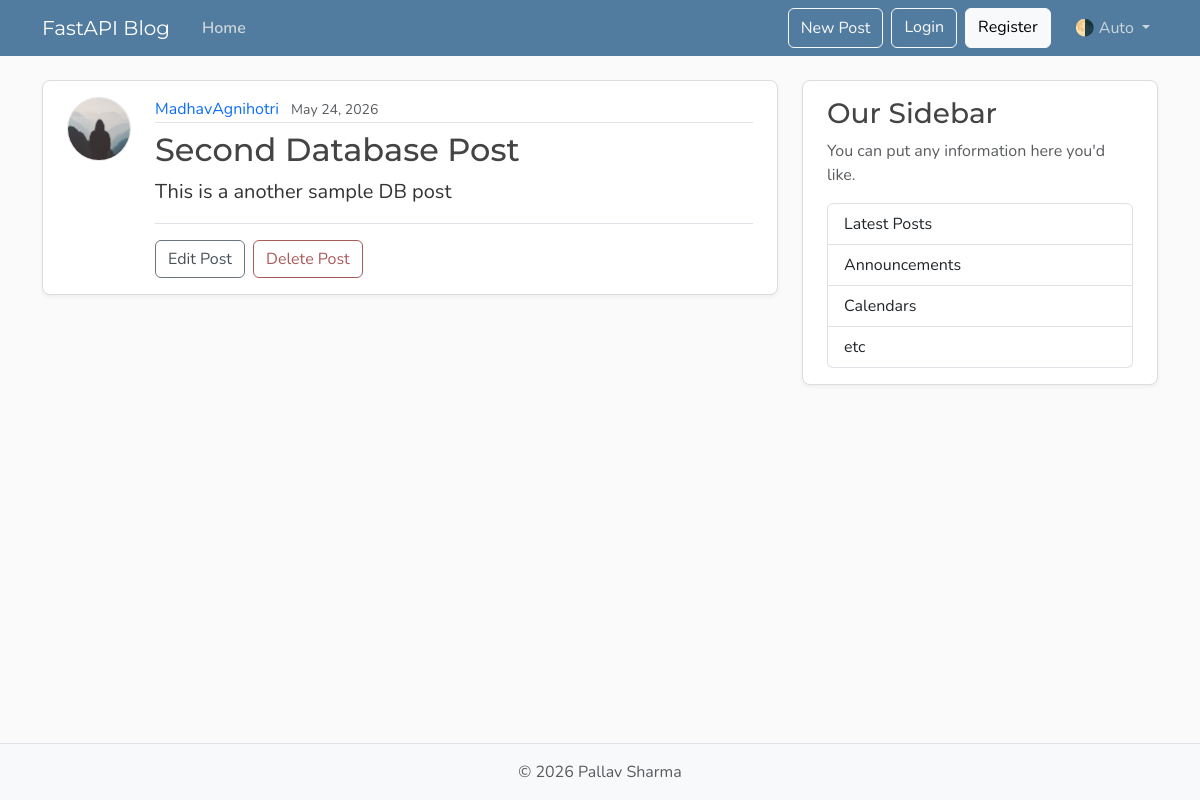
The app's page /posts/2, older data.
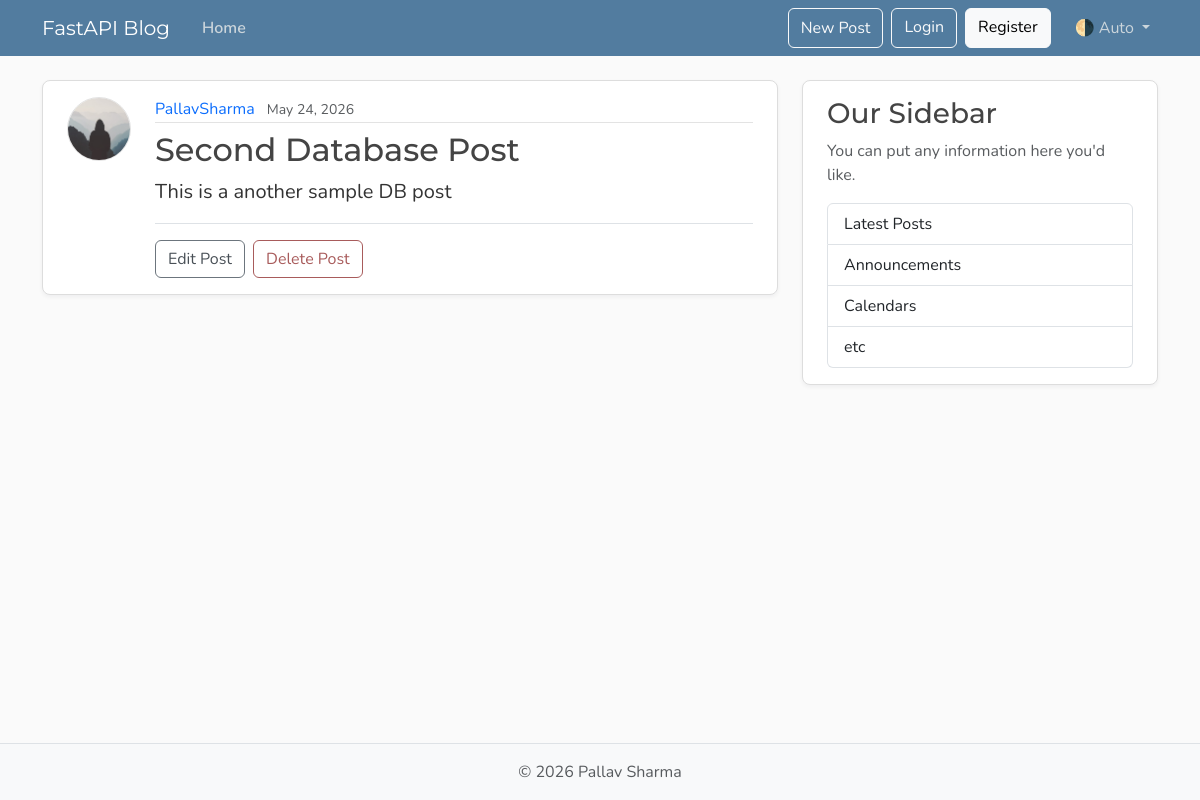
The same page, newer data.
### models.py (models this page shows, shortened)
class User(Base):
    __tablename__ = "users"
    id: Mapped[int] = mapped_column(Integer, primary_key=True, index=True)
    username: Mapped[str] = mapped_column(String(50), unique=True, nullable=False)
    email: Mapped[str] = mapped_column(String(120), unique=True, nullable=False)
    image_file: Mapped[str | None] = mapped_column(
        String(200),
        nullable=True,
        default=None,
    )
    posts: Mapped[list[Post]] = relationship(    #sqlalchemy docs
        back_populates="author",
        cascade="all, delete-orphan")

### main.py (the view)
@app.get("/posts/{post_id}", include_in_schema=False)
async def post_page(
    request: Request, post_id: int, db: Annotated[AsyncSession, Depends(get_db)]
):
    result = await db.execute(
        select(models.Post)
        .options(selectinload(models.Post.author))
        .where(models.Post.id == post_id),
    )
    post = result.scalars().first()
    if post:
        title = post.title[:50]
        return templates.TemplateResponse(
            request,
            "post.html",
            {"post": post, "title": title},
        )
    raise HTTPException(status_code=status.HTTP_404_NOT_FOUND, detail="Post not found")

### templates/post.html (shortened to what this page needs)
{% extends "layout.html" %}
{% block content %}
  <article class="content-section py-3 px-4 mb-4">
    <div class="d-flex align-items-start gap-4">
      <img class="rounded-circle article-img flex-shrink-0"
           src="{{ url_for('static', path='profile_pics/default.jpg') }}"
           alt="{{ post.author.username }}'s profile picture"
           width="64"
           height="64"
           loading="lazy">
      <div class="flex-grow-1">
        <div class="article-metadata mb-2">
          <a class="me-2"
          href="{{ url_for('user_posts', user_id=post.author.id) }}">{{ post.author.username }}</a>
          <small class="text-body-secondary">{{ post.date_posted.strftime("%B %d, %Y") }}</small>
        </div>
        <h2 class="article-title">{{ post.title }}</h2>
        <p class="article-content">{{ post.content }}</p>
        {% if post.user_id == 1 %}
            <div class="post-actions mt-3 pt-3 border-top">
                <button type="button"
                        class="btn btn-outline-secondary me-1"
                        data-bs-toggle="modal"
                        data-bs-target="#editModal">Edit Post</button>
                <button type="button"
                        class="btn btn-outline-danger"
                        data-bs-toggle="modal"
                        data-bs-target="#deleteModal">Delete Post</button>
            </div>
        {% endif %}
      </div>
    </div>
  </article>
{% endblock content %}

Row changes from the older to the newer data that the page shows:
changed User: author.username "MadhavAgnihotri" → "PallavSharma"
